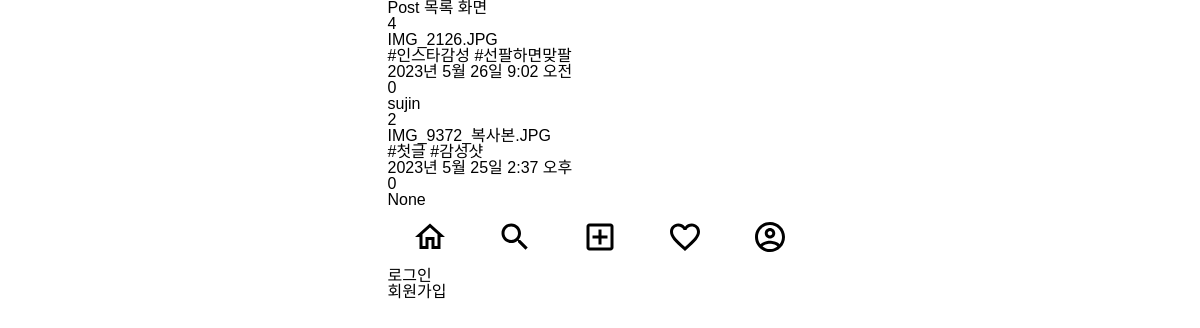
/cbv/, run on the app's committed database.
### posts/models.py (models this page shows)
class Post(models.Model):
    image = models.ImageField(verbose_name='이미지', null=True, blank=True)
    content = models.TextField(verbose_name='내용')
    created_at = models.DateTimeField(verbose_name='작성일', auto_now_add=True)
    view_count = models.IntegerField(verbose_name='조회수', default=0)
    writer = models.ForeignKey(to=User, on_delete=models.CASCADE, null=True, blank=True)

### users/models.py (models this page shows)
class User(AbstractUser): # AbstractUser 상속
    phone = models.CharField(verbose_name='전화번호', max_length=11)
    objects = UserManager()

### posts/views.py (the view)
# urls.py: path('cbv/', class_view.as_view()),
class class_view(ListView):
    model = Post
    ordering = ['-id']

### templates/posts/post_list.html (shortened to what this page needs)
{% extends 'base.html' %}
{% block content %}
<h1>Post 목록 화면</h1>
{% for post in post_list %}
    <div>
        {{ post.id }}<br>
        {{ post.image}}<br>
        {{ post.content }}<br>
        {{ post.created_at }}<br>
        {{ post.view_count }}<br>
        {{ post.writer }}<br>
    </div>
{% endfor %}
{% endblock %}

### templates/base.html (shortened to what this page needs)
{% load static %}
<!DOCTYPE html>
<html lang="ko">
<head>
    <link rel="stylesheet" href="{% static 'css/reset.css' %}">
    <link rel="stylesheet" href="{% static 'css/index.css' %}">
</head>
<body class="container">
    <div>
    {% block content %}
    {% endblock %}
    </div>
    <div>
        <nav>
            <ul class="bottom-menu-group">
                <li>
                    <a href="{% url 'index' %}">
                        <img src="{% static 'icons/home_outlined_black_36dp.svg'%}" alt="홈">
                    </a>
                </li>
                <li>
                    <img src="{% static 'icons/search_outlined_black_36dp.svg' %}" alt="검색">
                </li>
                <li>
                    <a href="{% url 'posts:post-create' %}">
                        <img src="{% static 'icons/add_box_outlined_black_36dp.svg' %}" alt="글쓰기">
                    </a>
                </li>
                <li>
                    <img src="{% static 'icons/favorite_outlined_black_36dp.svg' %}" alt="좋아요">
                </li>
                <li>
                    <img src="{% static 'icons/account_circle_outlined_black_36dp.svg' %}" alt="프로필">
                </li>
            </ul>
        </nav>
    </div>
    {% if request.user.is_authenticated %}
        <div>
            {{ user.username }}님 환영합니다.
        </div>
        <a href="{% url 'accounts:logout' %}">로그아웃</a>
    {% else %}
    <a href="{% url 'accounts:login' %}">로그인</a>
    <a href="{% url 'accounts:signup' %}">회원가입</a>
    {% endif %}
</body>
</html>

### static/css/index.css (style rules this page uses)
.container { display: flex; flex-direction: column; max-width: 425px; }
body { font-family: 'Noto Sans KR', sans-serif; margin: 0 auto 60px auto; }
.bottom-menu-group { display: flex; height: 60px; align-items: center; justify-content: space-around; background-color: #FFFFFF; }

### data on the page
Post: id "4", image "IMG_2126.JPG", content "#인스타감성 #선팔하면맞팔", created_at "2023년 5월 26일 9:02 오전", view_count "0", writer "sujin"
Post: id "2", image "IMG_9372_복사본.JPG", content "#첫글 #감성샷", created_at "2023년 5월 25일 2:37 오후", view_count "0", writer "None"
